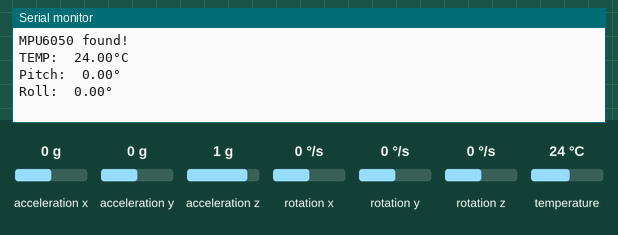
This program was run on a simulated ESP32. Shown: the last lines printed to the serial monitor. The inputs (shaded band) are chosen by the test bench; at power-on: acceleration x 0 g, acceleration y 0 g, acceleration z 1 g, rotation y 0 °/s, temperature 24 °C, rotation x 0 °/s, rotation z 0 °/s.

Above: at 1.3 s.
1.4 s: acceleration x set to -1.4 g
At 2.8 s:
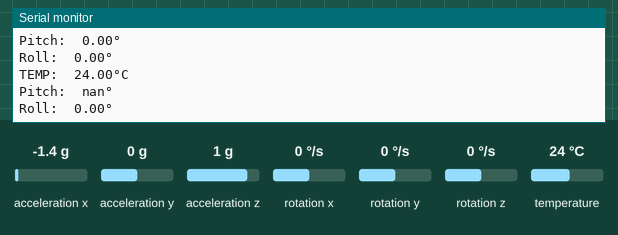
4.4 s: acceleration y set to -1.4 g
At 5.7 s:
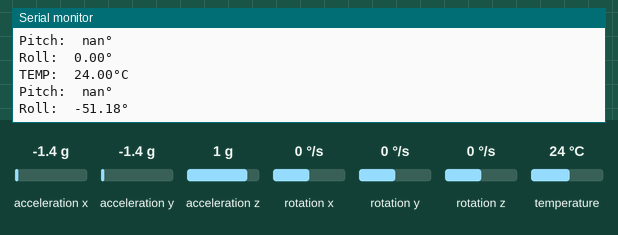
5.9 s: acceleration z set to -1.4 g
At 6.8 s:
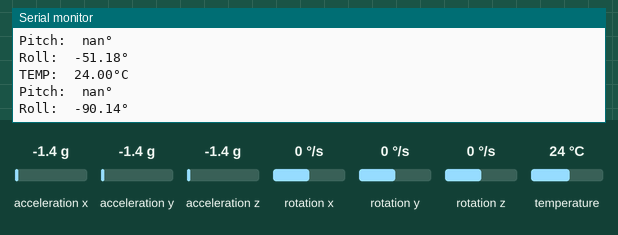
7.4 s: rotation y set to -192 °/s
At 8.7 s:
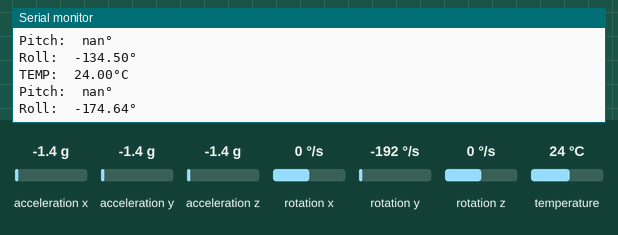
8.9 s: temperature set to 12 °C
At 9.8 s:
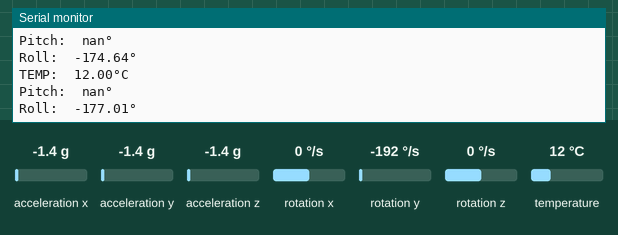
Timing chart, 0 to 11.4 s (numbered marks = the images above; inputs shaded):
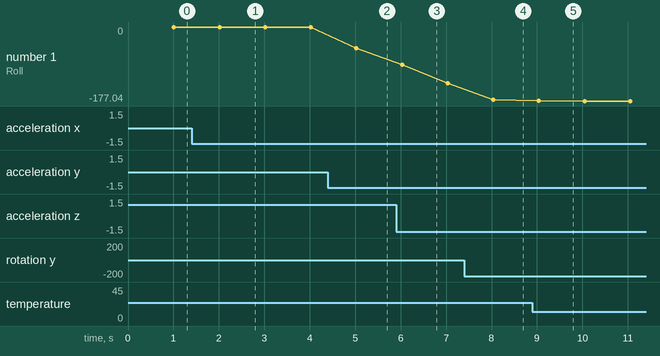

The program:

main.cpp
```cpp
#include <Arduino.h>
#include <Adafruit_MPU6050.h>
#include <Adafruit_Sensor.h>
#include <Wire.h>

struct angle
{
  float x, y, z = 0;
};

angle position;

unsigned long lastSampleMicros = 0;
unsigned long lastPrintMillis = 0;

#define INTERVAL_MS_PRINT 1000

Adafruit_MPU6050 mpu;

void setupMPU6050()
{
  // Try to initialize
  if (!mpu.begin())
  {
    Serial.println("Failed to find MPU6050 chip");
    while (1)
    {
      delay(10);
    }
  }
  Serial.println("MPU6050 found!");

  // set accelerometer range to +-8G
  mpu.setAccelerometerRange(MPU6050_RANGE_8_G);

  // set gyro range to +- 500 deg/s
  mpu.setGyroRange(MPU6050_RANGE_500_DEG);

  // set filer bandwidth to 21 Hz
  mpu.setFilterBandwidth(MPU6050_BAND_21_HZ);

  delay(100);
}

angle calculateAccelerometerAngles()
{
  angle accelerometer;

  /*Get new sensor events with the readings*/
  sensors_event_t a, g, temp;
  mpu.getEvent(&a, &g, &temp);
  accelerometer.x = (asinf(a.acceleration.x / 9.81));
  accelerometer.y = (atan2f(a.acceleration.y, a.acceleration.z));
  accelerometer.z = ((a.acceleration.z / 9.81));

  return accelerometer;
}

angle calculateGyroscopeAngles(unsigned long sampleMicros)
{
  angle gyroscope;

  /*Get new sensor events with the readings*/
  sensors_event_t a, g, temp;
  mpu.getEvent(&a, &g, &temp);
  gyroscope.x = g.gyro.x * sampleMicros / 1000000;
  gyroscope.y = g.gyro.y * sampleMicros / 1000000;
  gyroscope.z = g.gyro.z * sampleMicros / 1000000;

  return gyroscope;
}

float getTemperature()
{
  sensors_event_t a, g, temp;
  mpu.getEvent(&a, &g, &temp);
  float temperature = temp.temperature;

  return temperature;
}

void detectPitch(angle gyroscope, angle accelerometer)
{
  position.x = 0.98 * (position.x + degrees(gyroscope.x)) + 0.02 * degrees(accelerometer.x);
}

double getPitch()
{
  return position.x;
}

void detectRoll(angle gyroscope, angle accelerometer)
{
  position.y = 0.98 * (position.y + degrees(gyroscope.y)) + 0.02 * degrees(accelerometer.y);
}

double getRoll()
{
  return position.y;
}

bool readSample()
{
  unsigned long sampleMicros = (lastSampleMicros > 0) ? micros() - lastSampleMicros : 0;
  lastSampleMicros = micros();

  angle accelerometer = calculateAccelerometerAngles();
  angle gyroscope = calculateGyroscopeAngles(sampleMicros);

  detectPitch(gyroscope, accelerometer);
  detectRoll(gyroscope, accelerometer);

  return true;
}

void setup(void)
{
  Serial.begin(115200);
  setupMPU6050();
}

void loop()
{
  unsigned long currentMillis = millis();

  readSample();

  if (currentMillis - lastPrintMillis > INTERVAL_MS_PRINT)
  {
    Serial.print("TEMP:\t");
    Serial.print(getTemperature());
    Serial.print("\xC2\xB0"); // print degree symbol
    Serial.print("C");
    Serial.println();

    Serial.print("Pitch:\t");
    Serial.print(getPitch());
    Serial.print("\xC2\xB0"); // print degree symbol
    Serial.println();

    Serial.print("Roll:\t");
    Serial.print(getRoll());
    Serial.print("\xC2\xB0"); // print degree symbol
    Serial.println();

    Serial.println();

    lastPrintMillis = currentMillis;
  }
}
```

Measured:
- after the input at 1.4 s, the serial monitor: prints a new line after 0.62 s (image 1)
- after the input at 4.4 s, the serial monitor: prints a new line after 0.63 s (image 2)
- after the input at 5.9 s, the serial monitor: prints a new line after 0.13 s (image 3)
- after the input at 7.4 s, the serial monitor: prints a new line after 0.64 s (image 4)
- after the input at 8.9 s, the serial monitor: prints a new line after 0.14 s (image 5)
- plotted number 1: 0 → -51.18 after the input at 4.4 s, -51.18 → -134.5 after the input at 5.9 s, -134.5 → -174.64 after the input at 7.4 s
